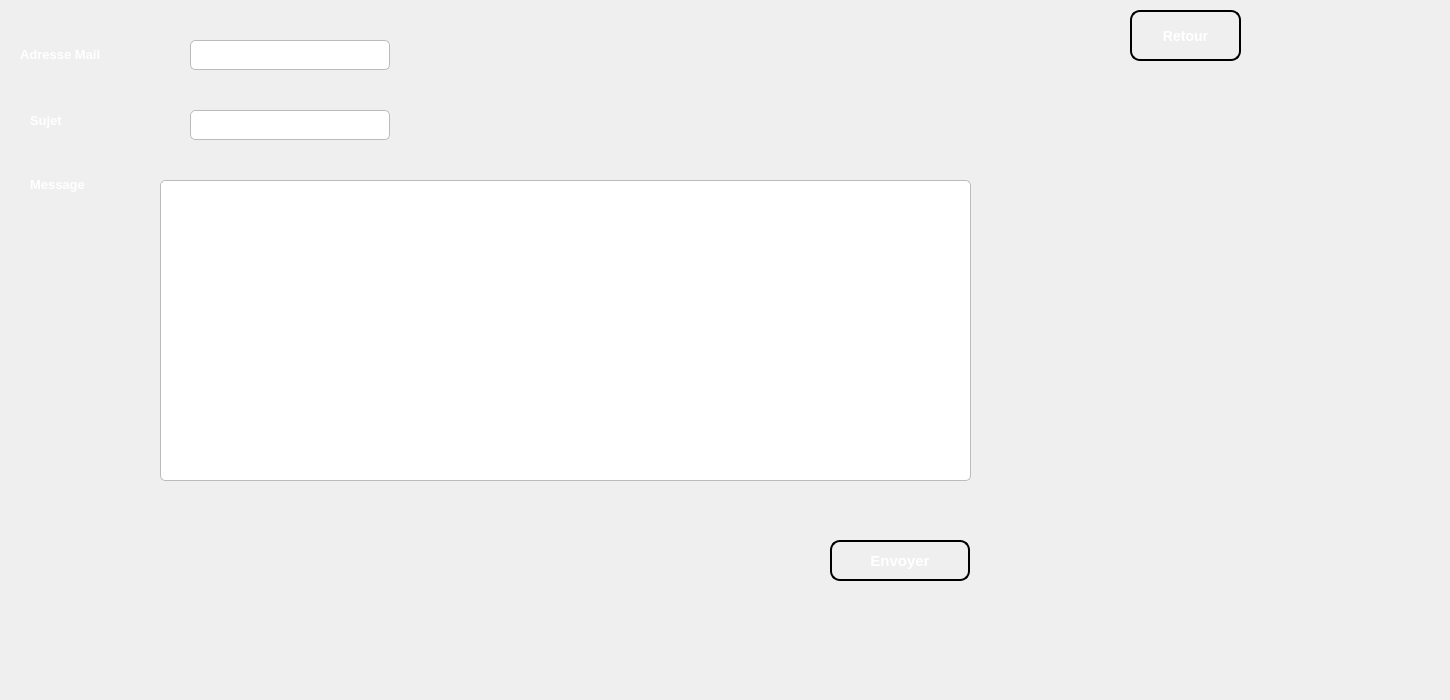
    <widget class="QWidget" name="page_5">
     <widget class="QPushButton" name="send_mail_2">
      <property name="geometry">
       <rect>
        <x>830</x>
        <y>540</y>
        <width>140</width>
        <height>41</height>
       </rect>
      </property>
      <property name="styleSheet">
       <string notr="true">QPushButton {
    background: qlineargradient(x1: 0, y1: 0, x2: 0, y2: 1,
                                stop: 0 #1c3087, stop: 1 #1c3087);
    border: 2px solid #000000;
    border-radius: 10px;
    padding: 10px;
    color: white;
    font-size: 15px;
    font-weight: bold;
    text-align: center;
}

QPushButton:hover {
    background: qlineargradient(x1: 0, y1: 0, x2: 0, y2: 1,
                                stop: 0 #bd9a06, stop: 1 #deb60d);
    cursor: pointer;
    box-shadow: 0px 0px 5px #004040;
}

QPushButton:pressed {
    background: qlineargradient(x1: 0, y1: 0, x2: 0, y2: 1,
                                stop: 0 #004080, stop: 1 #002040);
}</string>
      </property>
      <property name="text">
       <string>Envoyer</string>
      </property>
      <property name="icon">
       <iconset>
        <normaloff>../image QT/2344221.png</normaloff>../image QT/2344221.png</iconset>
      </property>
      <property name="iconSize">
       <size>
        <width>30</width>
        <height>25</height>
       </size>
      </property>
     </widget>
     <widget class="QTextEdit" name="client_email_text_2">
      <property name="geometry">
       <rect>
        <x>160</x>
        <y>180</y>
        <width>811</width>
        <height>301</height>
       </rect>
      </property>
      <property name="styleSheet">
       <string notr="true">QTextEdit {
    background-color: #FFFFFF;
    border: 1px solid #BBBBBB;
    border-radius: 5px;
    padding: 3px;
    font-size: 15px;
    font-family: &quot;Arial&quot;;
}

QTextEdit:focus {
    border: 2px solid #0000FF;
    background-color: #F0F0F0;
}</string>
      </property>
     </widget>
     <widget class="QLabel" name="label_subject_2">
      <property name="geometry">
       <rect>
        <x>30</x>
        <y>100</y>
        <width>90</width>
        <height>41</height>
       </rect>
      </property>
      <property name="styleSheet">
       <string notr="true">background-color:rgba(0,0,0,0);
color: rgb(255, 255, 255);
border-color:rgba(0,0,0,0);  font-size: 17px;</string>
      </property>
      <property name="text">
       <string>&lt;html&gt;&lt;head/&gt;&lt;body&gt;&lt;p&gt;&lt;span style=&quot; font-size:10pt; font-weight:600;&quot;&gt;Sujet&lt;/span&gt;&lt;/p&gt;&lt;/body&gt;&lt;/html&gt;</string>
      </property>
     </widget>
     <widget class="QLineEdit" name="client_email_to_send_2">
      <property name="geometry">
       <rect>
        <x>190</x>
        <y>40</y>
        <width>200</width>
        <height>30</height>
       </rect>
      </property>
      <property name="styleSheet">
       <string notr="true">QLineEdit {
    background-color: #FFFFFF;
    border: 1px solid #BBBBBB;
    border-radius: 5px;
    padding: 3px;
    font-size: 15px;
    font-family: &quot;Arial&quot;;
}

QLineEdit:focus {
    border: 2px solid #0000FF;
    background-color: #F0F0F0;
}
</string>
      </property>
     </widget>
     <widget class="QLabel" name="label_text_2">
      <property name="geometry">
       <rect>
        <x>30</x>
        <y>170</y>
        <width>90</width>
        <height>30</height>
       </rect>
      </property>
      <property name="styleSheet">
       <string notr="true">background-color:rgba(0,0,0,0);
color: rgb(255, 255, 255);
border-color:rgba(0,0,0,0);  font-size: 17px;</string>
      </property>
      <property name="text">
       <string>&lt;html&gt;&lt;head/&gt;&lt;body&gt;&lt;p&gt;&lt;span style=&quot; font-size:10pt; font-weight:600;&quot;&gt;Message&lt;/span&gt;&lt;/p&gt;&lt;/body&gt;&lt;/html&gt;</string>
      </property>
     </widget>
     <widget class="QLineEdit" name="client_email_subject_2">
      <property name="geometry">
       <rect>
        <x>190</x>
        <y>110</y>
        <width>200</width>
        <height>30</height>
       </rect>
      </property>
      <property name="styleSheet">
       <string notr="true">QLineEdit {
    background-color: #FFFFFF;
    border: 1px solid #BBBBBB;
    border-radius: 5px;
    padding: 3px;
    font-size: 15px;
    font-family: &quot;Arial&quot;;
}

QLineEdit:focus {
    border: 2px solid #0000FF;
    background-color: #F0F0F0;
}
</string>
      </property>
     </widget>
     <widget class="QLabel" name="label_email_2">
      <property name="geometry">
       <rect>
        <x>20</x>
        <y>40</y>
        <width>111</width>
        <height>30</height>
       </rect>
      </property>
      <property name="styleSheet">
       <string notr="true">background-color:rgba(0,0,0,0);
color: rgb(255, 255, 255);
border-color:rgba(0,0,0,0);  font-size: 17px;</string>
      </property>
      <property name="text">
       <string>&lt;html&gt;&lt;head/&gt;&lt;body&gt;&lt;p&gt;&lt;span style=&quot; font-size:10pt; font-weight:600;&quot;&gt;Adresse Mail&lt;/span&gt;&lt;/p&gt;&lt;/body&gt;&lt;/html&gt;</string>
      </property>
     </widget>
     <widget class="QPushButton" name="client_return_mail_2">
      <property name="geometry">
       <rect>
        <x>1130</x>
        <y>10</y>
        <width>111</width>
        <height>51</height>
       </rect>
      </property>
      <property name="styleSheet">
       <string notr="true">QPushButton {
    background: qlineargradient(x1: 0, y1: 0, x2: 0, y2: 1,
                                stop: 0 #04c8d6, stop: 1 #04c8d6);
    border: 2px solid #000000;
    border-radius: 10px;
    padding: 10px;
	
	
    color: white;
    font-size: 14px;
    font-weight: bold;
    text-align: center;
}

QPushButton:hover {
    background: qlineargradient(x1: 0, y1: 0, x2: 0, y2: 1,
                                stop: 0 #50faf7, stop: 1 #50faf7);
    cursor: pointer;
    box-shadow: 0px 0px 5px #004040;
}

QPushButton:pressed {
    background: qlineargradient(x1: 0, y1: 0, x2: 0, y2: 1,
                                stop: 0 #004080, stop: 1 #002040);
}</string>
      </property>
      <property name="text">
       <string>Retour</string>
      </property>
      <property name="icon">
       <iconset>
        <normaloff>../image QT/122637.png</normaloff>../image QT/122637.png</iconset>
      </property>
      <property name="iconSize">
       <size>
        <width>30</width>
        <height>25</height>
       </size>
      </property>
     </widget>
     <widget class="QLabel" name="label_62">
      <property name="geometry">
       <rect>
        <x>0</x>
        <y>0</y>
        <width>1441</width>
        <height>691</height>
       </rect>
      </property>
      <property name="text">
       <string/>
      </property>
      <property name="pixmap">
       <pixmap>../image QT/Screenshot_1.png</pixmap>
      </property>
     </widget>
     <zorder>label_62</zorder>
     <zorder>send_mail_2</zorder>
     <zorder>client_email_text_2</zorder>
     <zorder>label_subject_2</zorder>
     <zorder>client_email_to_send_2</zorder>
     <zorder>label_text_2</zorder>
     <zorder>client_email_subject_2</zorder>
     <zorder>label_email_2</zorder>
     <zorder>client_return_mail_2</zorder>
    </widget>
